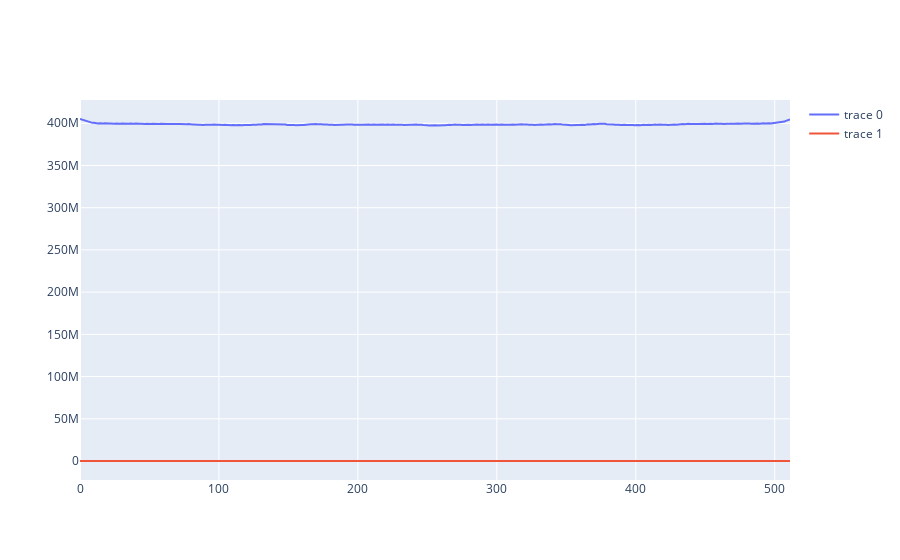

Notebook cell for this chart:
### Code cell
fig = go.Figure()

fig.add_trace(
    go.Scatter(
        y=dataAC
    )
)
fig.add_trace(
    go.Scatter(
        y=data
    )
)

### Figure 1 — Plotly figure (JSON) as saved in the notebook; plotly's stock layout.template omitted (floating-point values rounded to 4 significant figures; data arrays with more than 128 entries replaced by an {"elided": "..."} marker saying what was removed)
{"data": [{"type": "scatter", "y": {"elided": "512 float values"}}, {"type": "scatter", "y": {"elided": "512 float values"}}], "layout": {}}
